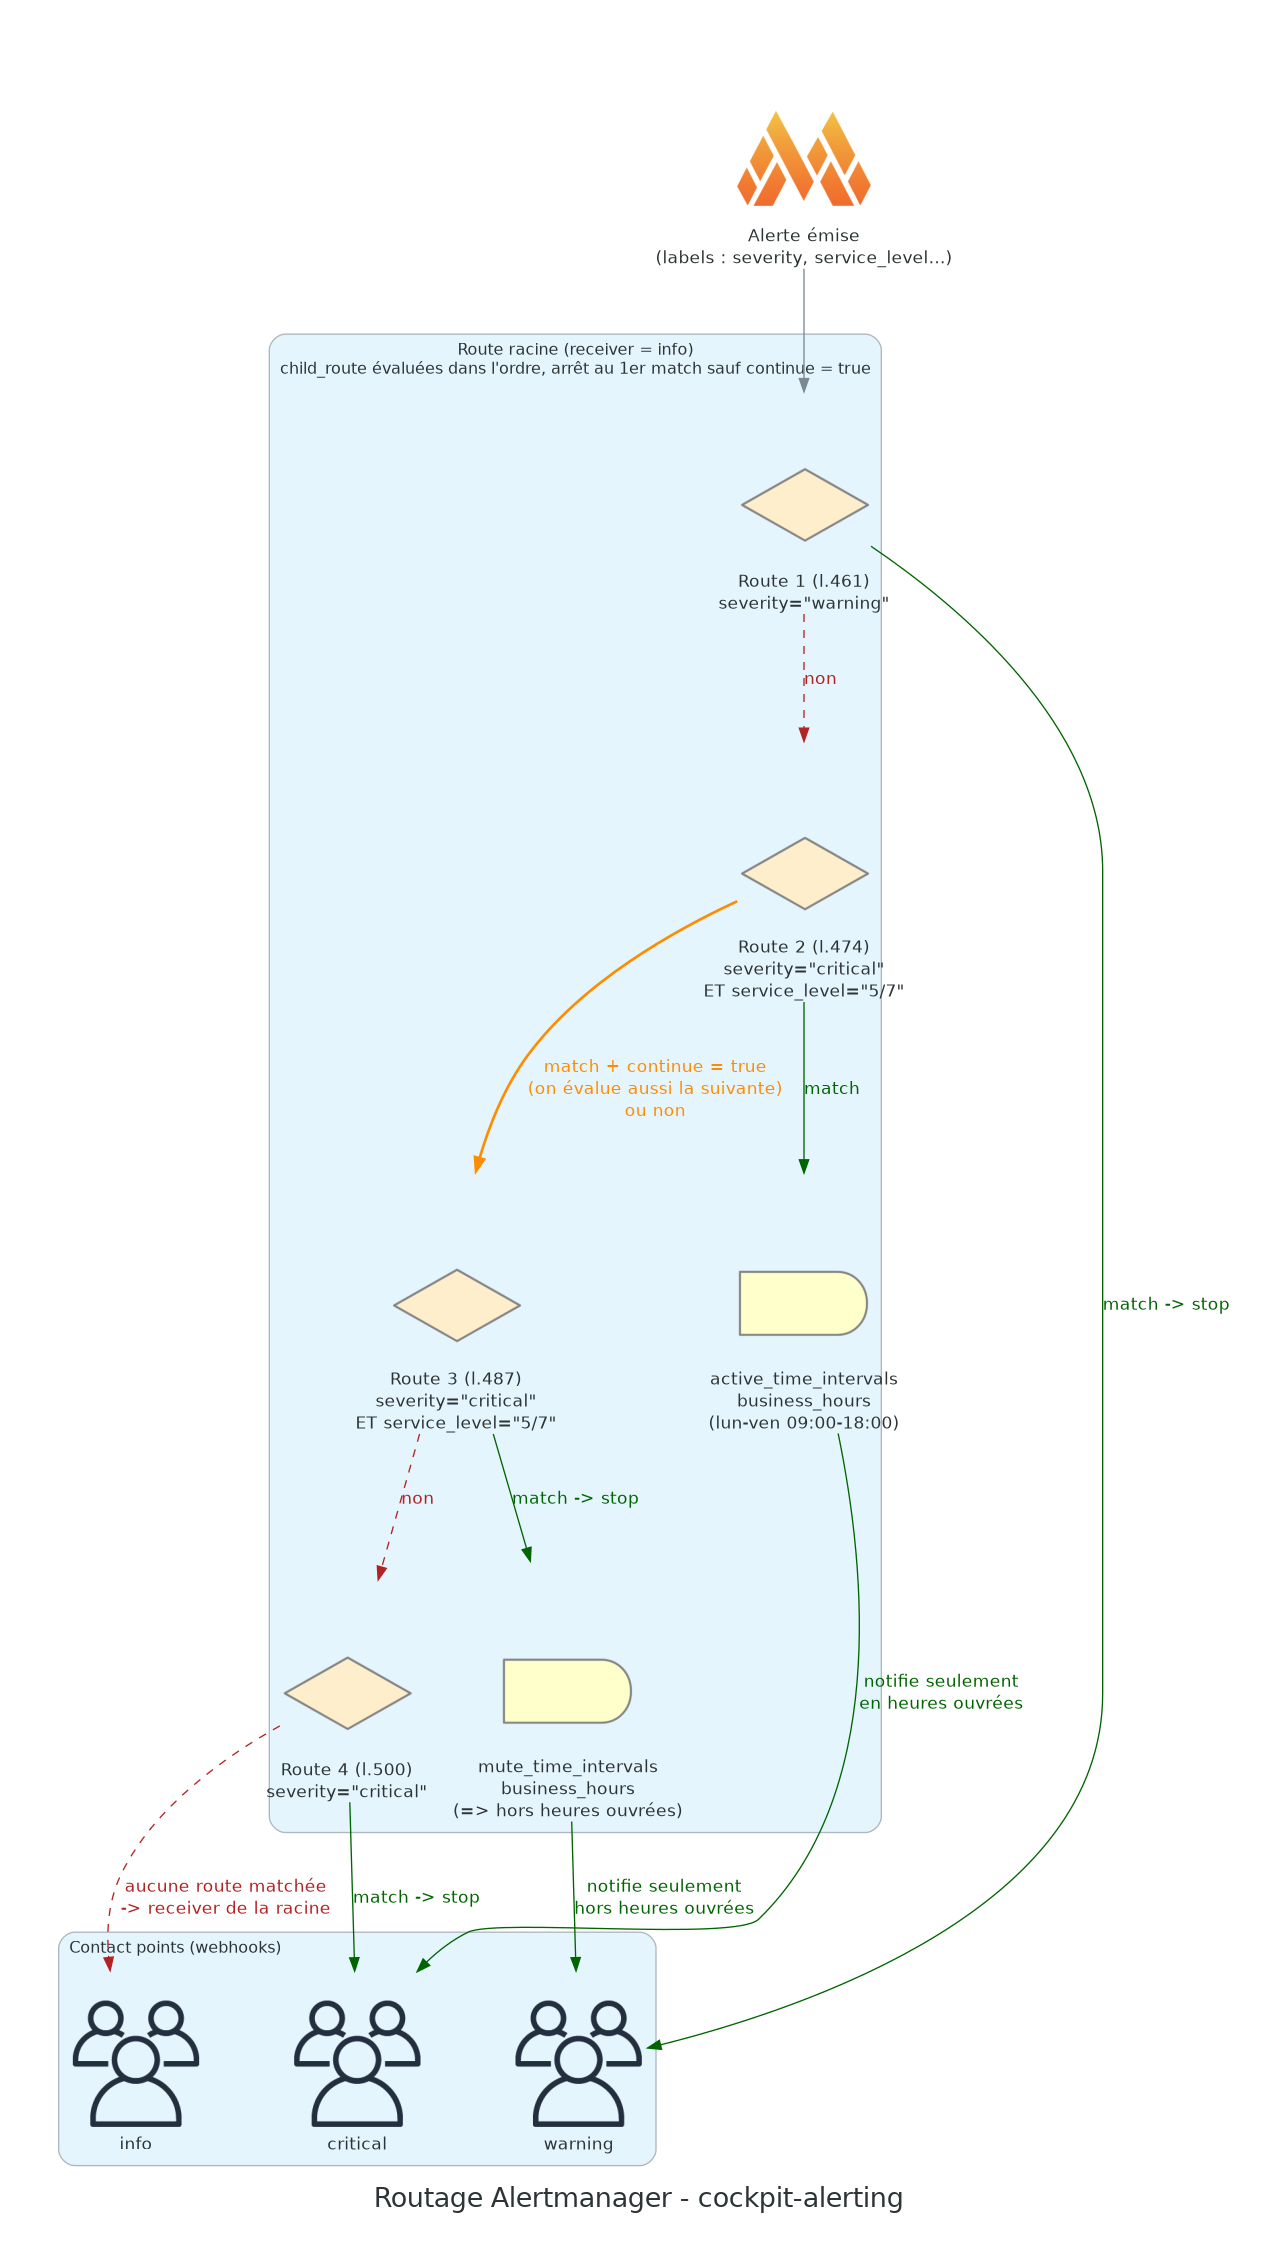

Write the Python code that produced this figure.
# Schéma de l'arbre de routage Alertmanager du module cockpit-alerting (main.tf, resource
# mimir_alertmanager_config.this).
#
# Rendu : uv run --with diagrams python grafana-route-matcher.py
from diagrams import Cluster, Diagram, Edge
from diagrams.onprem.client import Users
from diagrams.onprem.monitoring import Mimir
from diagrams.programming.flowchart import Decision, Delay

graph_attr = {"fontsize": "20", "pad": "0.5", "nodesep": "0.9", "ranksep": "1.1", "splines": "spline"}

YES = {"color": "darkgreen", "fontcolor": "darkgreen"}
NO = {"color": "firebrick", "fontcolor": "firebrick", "style": "dashed"}
CONT = {"color": "darkorange", "fontcolor": "darkorange", "style": "bold"}

with Diagram(
    "Routage Alertmanager - cockpit-alerting",
    filename="grafana-route-matcher",
    outformat="png",
    show=False,
    direction="TB",
    graph_attr=graph_attr,
):
    alert = Mimir("Alerte émise\n(labels : severity, service_level…)")

    with Cluster("Contact points (webhooks)"):
        cp_info = Users("info")
        cp_warning = Users("warning")
        cp_critical = Users("critical")

    with Cluster("Route racine (receiver = info)\nchild_route évaluées dans l'ordre, arrêt au 1er match sauf continue = true"):
        r1 = Decision("Route 1 (l.461)\nseverity=\"warning\"")
        r2 = Decision("Route 2 (l.474)\nseverity=\"critical\"\nET service_level=\"5/7\"")
        r3 = Decision("Route 3 (l.487)\nseverity=\"critical\"\nET service_level=\"5/7\"")
        r4 = Decision("Route 4 (l.500)\nseverity=\"critical\"")

        t2 = Delay("active_time_intervals\nbusiness_hours\n(lun-ven 09:00-18:00)")
        t3 = Delay("mute_time_intervals\nbusiness_hours\n(=> hors heures ouvrées)")

    alert >> r1

    r1 >> Edge(label="match -> stop", **YES) >> cp_warning
    r1 >> Edge(label="non", **NO) >> r2

    r2 >> Edge(label="match", **YES) >> t2
    t2 >> Edge(label="notifie seulement\nen heures ouvrées", **YES) >> cp_critical
    r2 >> Edge(label="match + continue = true\n(on évalue aussi la suivante)\nou non", **CONT) >> r3

    r3 >> Edge(label="match -> stop", **YES) >> t3
    t3 >> Edge(label="notifie seulement\nhors heures ouvrées", **YES) >> cp_warning
    r3 >> Edge(label="non", **NO) >> r4

    r4 >> Edge(label="match -> stop", **YES) >> cp_critical
    r4 >> Edge(label="aucune route matchée\n-> receiver de la racine", **NO) >> cp_info
